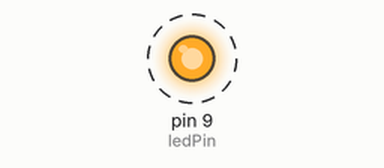
Bench run of a sketch on a simulated Arduino Uno, built with avr-gcc and run on an emulated ATmega328P. On the bench: output pins drawn as LEDs (lit = HIGH). Dashed ring = blinking.

Above: at 0.05 s.
Timing chart, 0 to 3.0 s (numbered marks = the images above):
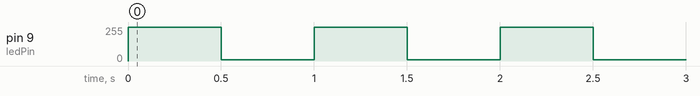

Measured:
- by itself, pin 9 (ledPin): alternates 255/255 for 0.50 s and 10/255 for 0.50 s

The sketch:

Build_1_Challenge.ino
```cpp
/* Blink
 * Turns on an LED on for one second, then off for one second,
 * repeatedly.
 * Created 1 June 2005 By David Cuartielles
 * http://arduino.cc/en/Tutorial/Blink
 * based on an orginal by H. Barragan for the Wiring i/o board
 */
int ledPin =  9;    // LED connected to digital pin 13
// The setup() method runs once, when the sketch starts
void setup()   {                  // initialize the digital pin as an output:
  pinMode(ledPin, OUTPUT);     }
// the loop() method runs over and over again,
// as long as the Arduino has power
void loop() {
  analogWrite(ledPin, 255);
  delay(500);
  analogWrite(ledPin, 10);
  delay(500);
}
// set the LED on
// wait for a second
// set the LED off
// wait for a second
```
